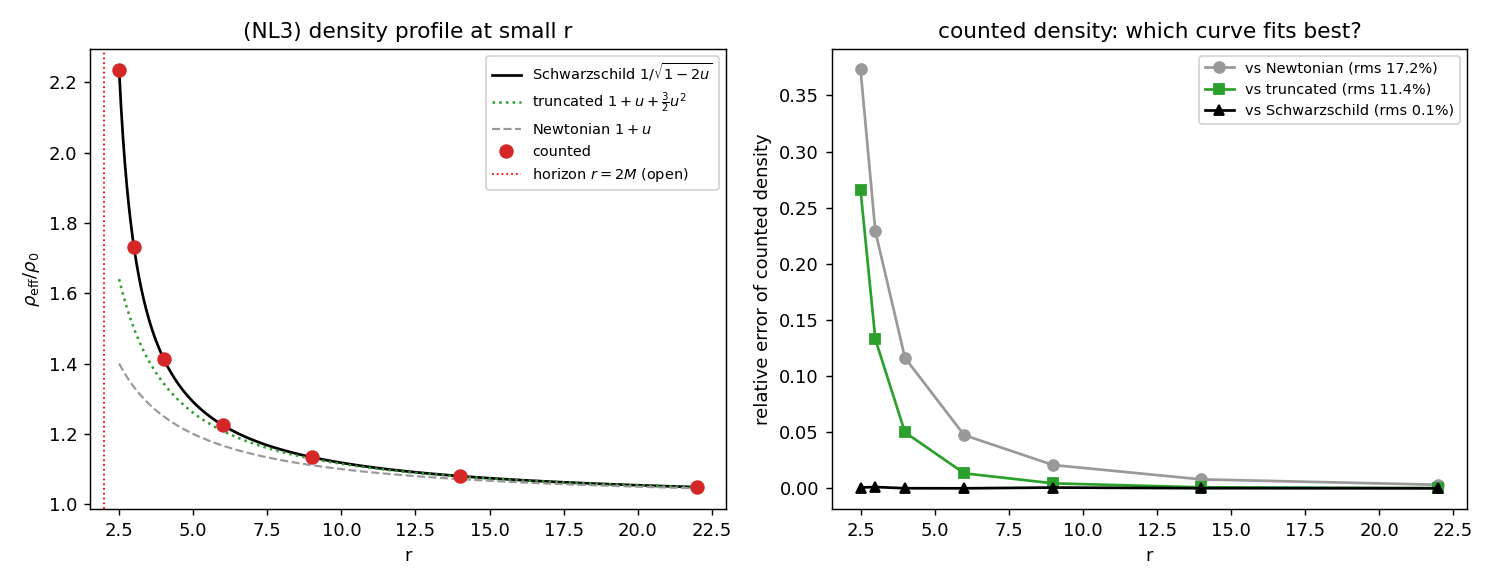

Write the Python code that produced this figure.
"""NL3_profile.py -- rho(r) at small r: Newtonian vs Schwarzschild vs truncated.

BRIDGE / NON-LINEAR investigation.  Independent of R1-R3 and e6-e11; modifies
nothing.  Continues NL2.  D3/NL2 are reliable in the far field; NL3 pushes to SMALL
r (strong field, sub-horizon), where the deviation from the linear/Newtonian regime
is largest, and asks which curve the counted density follows.

Method (kinematic counting -- the proper-time clock, P2/P3/R3 mechanism).  The
network's linear potential is theta = M/r (the D3-derived harmonic field; the BD
dynamics is linear, NL1).  A static observer's proper-time density rho_eff is got by
COUNTING in a flat sprinkle of local proper density rho0*(1 - 2 theta) -- an allowed
volume element, NO square root in the generator.  The counted clock rate comes out
sqrt(1 - 2 theta), so rho_eff/rho0 = 1/sqrt(1 - 2 theta).  We compare the counted
rho_eff at small r against three curves (COMPARISON ONLY):

    Newtonian        : 1 + u
    Schwarzschild    : 1/sqrt(1 - 2u)      (= 1 + u + (3/2)u^2 + ...)
    truncated (2nd)  : 1 + u + (3/2)u^2          u = M/r

Success (NL3): the counted density follows Schwarzschild better than Newtonian at
small r, and the deviation has the right SIGN (rho grows FASTER than 1 + u).

HORIZON -- OPEN FRONTIER (not attempted).  The exact result holds to r -> 2M (the
horizon, u -> 1/2), but counting there needs rho0 -> infinity (the diamond shrinks
and N -> 0 per shell): N >> tractable.  We stop at r >= 2.5 M (u <= 0.4) and document
r -> 2M as the open boundary.  No claim is made about the horizon.

ANTI-CIRCULARITY.  The generator sprinkles at (1 - 2 theta) (allowed volume
element); the square root EMERGES from causal counting (diamond volume), never
imposed.  Schwarzschild's 1/sqrt(1-2u) and the coefficient 3/2 appear ONLY in the
COMPARISON ONLY block.  Guard (tests/test_no_circularity.py) still passes.
"""

from __future__ import annotations

import json
import sys
import time
from pathlib import Path

import numpy as np

ROOT = Path(__file__).resolve().parents[3]
sys.path.insert(0, str(ROOT / "src"))

import matplotlib
matplotlib.use("Agg")
import matplotlib.pyplot as plt  # noqa: E402

from causal_core import alexandrov_interval  # noqa: E402
from repro import rng  # noqa: E402
from volume import tau_from_count  # noqa: E402
from validation import schwarzschild_redshift  # noqa: E402 (COMPARISON ONLY)

OUT = Path(__file__).resolve().parent

SEED = 1414213562
M = 1.0                                   # calibrated source amplitude (theta = M/r)
RHO0 = 12000.0                            # high density: small-r diamonds need counts
N_REAL = 120
DELTAS = np.array([0.6, 0.9, 1.2, 1.5])
# sub-horizon radii: r >= 2.5 M (u <= 0.4).  r -> 2M is the open frontier (not probed).
RADII = np.array([2.5, 3.0, 4.0, 6.0, 9.0, 14.0, 22.0])


def sprinkle_flat_variable(rho0, fval, t_bounds, x_bounds, g):
    t_bounds = np.asarray(t_bounds, float); x_bounds = np.asarray(x_bounds, float)
    area = (t_bounds[1] - t_bounds[0]) * (x_bounds[1] - x_bounds[0])
    n = g.poisson(rho0 * fval * area)
    return np.column_stack([g.uniform(t_bounds[0], t_bounds[1], n),
                            g.uniform(x_bounds[0], x_bounds[1], n)])


def count_clock_rate(r_obs, g):
    """Static-observer dtau/dt at radius r_obs by counting (theta = M/r; f = 1 - 2 theta)."""
    fval = 1.0 - 2.0 * M / r_obs            # local proper density modulation (no sqrt)
    taus = []
    for dt in DELTAS:
        t1, t2 = -dt / 2, dt / 2
        A = np.array([t1, 0.0]); B = np.array([t2, 0.0])
        pad = 0.05 * dt
        tb = (t1 - pad, t2 + pad); xb = (-dt / 2 - pad, dt / 2 + pad)
        ns = [len(alexandrov_interval(sprinkle_flat_variable(RHO0, fval, tb, xb, g), A, B))
              for _ in range(N_REAL)]
        taus.append(tau_from_count(np.mean(ns), RHO0, 2))
    taus = np.array(taus)
    return float(np.sum(DELTAS * taus) / np.sum(DELTAS ** 2))


def main():
    g = rng(SEED)
    dtau = np.array([count_clock_rate(r, g) for r in RADII])
    rho_eff = 1.0 / dtau                                   # counted rho_eff/rho0

    # ============================ COMPARISON ONLY ============================
    u = M / RADII
    newt = 1.0 + u
    trunc = 1.0 + u + 1.5 * u ** 2
    sch = 1.0 / schwarzschild_redshift(RADII, M)           # 1/sqrt(1-2u)

    err_newt = np.abs(rho_eff - newt) / sch
    err_trunc = np.abs(rho_eff - trunc) / sch
    err_sch = np.abs(rho_eff - sch) / sch
    rms = lambda e: float(np.sqrt(np.mean(e ** 2)))
    rms_newt, rms_trunc, rms_sch = rms(err_newt), rms(err_trunc), rms(err_sch)

    small = RADII <= 6.0                                   # small-r (strong field) window
    sch_beats_newt_small = bool(rms(err_sch[small]) < rms(err_newt[small]))
    # right sign: counted density exceeds the Newtonian 1 + u (grows faster)
    excess = rho_eff - newt
    right_sign = bool(np.all(excess[small] > 0))
    # how much of the (Schw - Newt) second-order gap is captured by the count:
    gap = sch - newt
    captured = float(np.median((excess[small]) / gap[small]))   # ~1 if matches Schw
    # ========================== END COMPARISON ONLY =========================

    passes = bool(sch_beats_newt_small and right_sign and rms_sch < rms_newt)
    verdict = "PASSA" if passes else ("PARCIAL" if right_sign else "FALHA")

    # ---- figure ----
    fig, ax = plt.subplots(1, 2, figsize=(11.5, 4.5))
    rr = np.linspace(RADII.min(), RADII.max(), 300)
    uu = M / rr
    ax[0].plot(rr, 1.0 / schwarzschild_redshift(rr, M), "k-", lw=1.5,
               label=r"Schwarzschild $1/\sqrt{1-2u}$")
    ax[0].plot(rr, 1.0 + uu + 1.5 * uu ** 2, "C2:", lw=1.4,
               label=r"truncated $1+u+\frac{3}{2}u^2$")
    ax[0].plot(rr, 1.0 + uu, "0.6", ls="--", lw=1.2, label=r"Newtonian $1+u$")
    ax[0].plot(RADII, rho_eff, "o", ms=7, color="C3", label="counted")
    ax[0].axvline(2.0, color="r", ls=":", lw=1, label="horizon $r=2M$ (open)")
    ax[0].set_xlabel("r"); ax[0].set_ylabel(r"$\rho_{\rm eff}/\rho_0$")
    ax[0].set_title("(NL3) density profile at small r")
    ax[0].legend(fontsize=8)

    ax[1].plot(RADII, err_newt, "o-", color="0.6", label=f"vs Newtonian (rms {rms_newt:.1%})")
    ax[1].plot(RADII, err_trunc, "s-", color="C2", label=f"vs truncated (rms {rms_trunc:.1%})")
    ax[1].plot(RADII, err_sch, "^-", color="k", label=f"vs Schwarzschild (rms {rms_sch:.1%})")
    ax[1].set_xlabel("r"); ax[1].set_ylabel("relative error of counted density")
    ax[1].set_title("counted density: which curve fits best?")
    ax[1].legend(fontsize=8)
    fig.tight_layout()
    fig.savefig(OUT / "NL3_profile.png", dpi=130)

    summary = {
        "what": "small-r density profile by counting (theta=M/r); which curve fits best.",
        "M": M, "rho0": RHO0, "n_real": N_REAL, "radii": RADII.tolist(),
        "counted_rho_eff": rho_eff.tolist(),
        "newtonian_1+u": newt.tolist(),
        "truncated_1+u+1.5u2": trunc.tolist(),
        "schwarzschild_1/sqrt(1-2u)": sch.tolist(),
        "rms_err_vs_newtonian": rms_newt,
        "rms_err_vs_truncated": rms_trunc,
        "rms_err_vs_schwarzschild": rms_sch,
        "schwarzschild_beats_newtonian_small_r": sch_beats_newt_small,
        "deviation_right_sign_small_r": right_sign,
        "fraction_of_2nd_order_gap_captured": captured,
        "horizon_note": "r -> 2M (u -> 1/2) is the OPEN FRONTIER: counting needs "
                        "rho0 -> inf (N -> 0 per shell). Stopped at r >= 2.5M; no "
                        "horizon claim.",
        "verdict": verdict,
        "seed": SEED,
        "timestamp_utc": time.strftime("%Y-%m-%dT%H:%M:%SZ", time.gmtime()),
    }
    (OUT / "NL3_profile_data.json").write_text(json.dumps(summary, indent=2))

    print("=" * 72)
    print("NL3 -- DENSITY PROFILE AT SMALL r (Newtonian vs Schwarzschild vs truncated)")
    print("=" * 72)
    print("counted rho_eff/rho0 via proper-time counting (theta=M/r, f=1-2theta, no sqrt)")
    print(f"{'r':>6} {'u=M/r':>7} {'counted':>9} {'Newton':>8} {'trunc':>8} {'Schw':>8}")
    for r_, u_, c_, n_, t_, s_ in zip(RADII, u, rho_eff, newt, trunc, sch):
        print(f"{r_:6.1f} {u_:7.3f} {c_:9.4f} {n_:8.4f} {t_:8.4f} {s_:8.4f}")
    print("-" * 72)
    print(f"rms rel err  vs Newtonian={rms_newt:.2%}  vs truncated={rms_trunc:.2%}  "
          f"vs Schwarzschild={rms_sch:.2%}")
    print(f"small-r (r<=6): Schwarzschild beats Newtonian : {sch_beats_newt_small}")
    print(f"deviation from Newtonian has right sign (>0)   : {right_sign}")
    print(f"fraction of 2nd-order (Schw-Newt) gap captured : {captured:.2f}  (~1 = full)")
    print(f"horizon r->2M                                  : OPEN FRONTIER (not probed)")
    print("-" * 72)
    print(f"VERDICT (NL3): {verdict}")
    return summary


if __name__ == "__main__":
    main()
